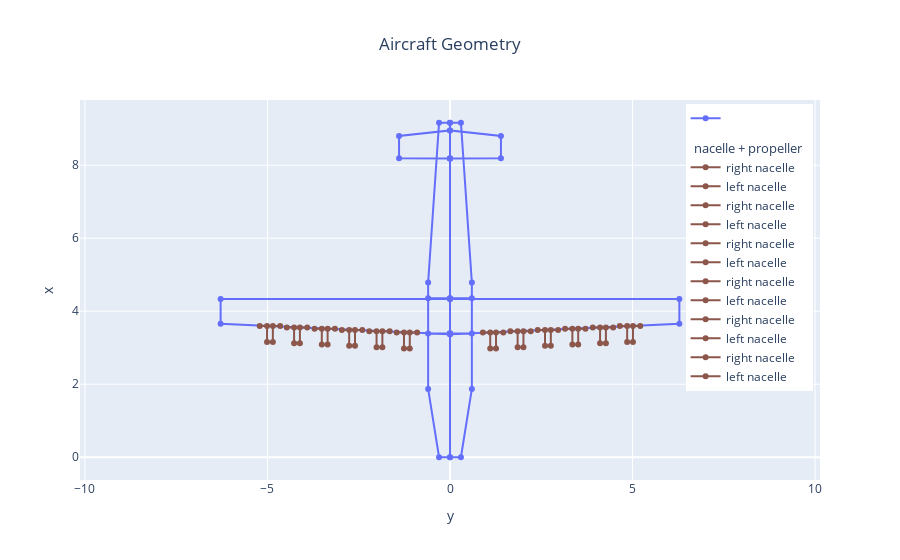

Notebook code cell kept with this figure:
### Markdown cell above
To quickly view the geometry of the aircraft, it is possible to use a some GUI functionality

### Code cell
from fastga.utils.postprocessing.analysis_and_plots import (
    aircraft_geometry_plot,
)

fig = aircraft_geometry_plot(OUTPUT_FILE)
fig.show()

### Figure 1 — Plotly figure (JSON) as saved in the notebook; plotly's stock layout.template omitted (floating-point values rounded to 4 significant figures)
{"data": [{"mode": "lines+markers", "name": "", "showlegend": true, "type": "scatter", "uid": "6eab987d-fcf6-4b7d-a6c0-97eea393e5d8", "x": [0, -0.2994, -0.5989, -0.5989, -0.2994, 0, 0, -0.5989, 0, -6.283, -6.283, 0, -0.5989, 0, 0, 0, -1.396, -1.396, 0, 0, 0, 0.2994, 0.5989, 0.5989, 0.2994, 0, 0, 0.5989, 0, 6.283, 6.283, 0, 0.5989, 0, 0, 0, 1.396, 1.396, 0, 0], "y": [0, 0, 1.873, 4.787, 9.163, 9.163, 3.387, 3.387, 3.366, 3.658, 4.337, 4.336, 4.357, 4.357, 3.387, 8.186, 8.191, 8.803, 8.952, 8.186, 0, 0, 1.873, 4.787, 9.163, 9.163, 3.387, 3.387, 3.366, 3.658, 4.337, 4.336, 4.357, 4.357, 3.387, 8.186, 8.191, 8.803, 8.952, 8.186]}, {"legendgroup": "nacelle", "legendgrouptitle": {"text": " nacelle + propeller"}, "line": {"color": "rgb(140, 86, 75)"}, "mode": "lines+markers", "name": "right nacelle", "type": "scatter", "uid": "4189b446-228f-40aa-b982-78658a300c18", "x": [-1.102, -1.102, -1.261, -1.261, -1.461, -0.9013], "y": [3.414, 2.98, 2.98, 3.414, 3.414, 3.414]}, {"legendgroup": "nacelle", "line": {"color": "rgb(140, 86, 75)"}, "mode": "lines+markers", "name": "left nacelle", "type": "scatter", "uid": "78718c4f-b433-44ca-a098-a1e3319b757a", "x": [1.102, 1.102, 1.261, 1.261, 1.461, 0.9013], "y": [3.414, 2.98, 2.98, 3.414, 3.414, 3.414]}, {"legendgroup": "nacelle", "legendgrouptitle": {"text": " nacelle + propeller"}, "line": {"color": "rgb(140, 86, 75)"}, "mode": "lines+markers", "name": "right nacelle", "type": "scatter", "uid": "dc3e721a-382c-4345-b18b-e021e3997545", "x": [-1.852, -1.852, -2.012, -2.012, -2.212, -1.652], "y": [3.45, 3.016, 3.016, 3.45, 3.45, 3.45]}, {"legendgroup": "nacelle", "line": {"color": "rgb(140, 86, 75)"}, "mode": "lines+markers", "name": "left nacelle", "type": "scatter", "uid": "7a0c53fd-6eea-4ee9-af56-284a42f8e555", "x": [1.852, 1.852, 2.012, 2.012, 2.212, 1.652], "y": [3.45, 3.016, 3.016, 3.45, 3.45, 3.45]}, {"legendgroup": "nacelle", "legendgrouptitle": {"text": " nacelle + propeller"}, "line": {"color": "rgb(140, 86, 75)"}, "mode": "lines+markers", "name": "right nacelle", "type": "scatter", "uid": "ecdd602c-3d93-4bfd-bdcf-acf93668ffba", "x": [-2.603, -2.603, -2.762, -2.762, -2.962, -2.402], "y": [3.486, 3.051, 3.051, 3.486, 3.486, 3.486]}, {"legendgroup": "nacelle", "line": {"color": "rgb(140, 86, 75)"}, "mode": "lines+markers", "name": "left nacelle", "type": "scatter", "uid": "4c049997-8956-4c33-a62b-780a4d03c637", "x": [2.603, 2.603, 2.762, 2.762, 2.962, 2.402], "y": [3.486, 3.051, 3.051, 3.486, 3.486, 3.486]}, {"legendgroup": "nacelle", "legendgrouptitle": {"text": " nacelle + propeller"}, "line": {"color": "rgb(140, 86, 75)"}, "mode": "lines+markers", "name": "right nacelle", "type": "scatter", "uid": "425b92fd-238b-403e-b431-bacdf81608b0", "x": [-3.352, -3.352, -3.512, -3.512, -3.712, -3.152], "y": [3.522, 3.087, 3.087, 3.522, 3.522, 3.522]}, {"legendgroup": "nacelle", "line": {"color": "rgb(140, 86, 75)"}, "mode": "lines+markers", "name": "left nacelle", "type": "scatter", "uid": "f0eefc81-e0ed-4dbf-a415-f56c1a632a97", "x": [3.352, 3.352, 3.512, 3.512, 3.712, 3.152], "y": [3.522, 3.087, 3.087, 3.522, 3.522, 3.522]}, {"legendgroup": "nacelle", "legendgrouptitle": {"text": " nacelle + propeller"}, "line": {"color": "rgb(140, 86, 75)"}, "mode": "lines+markers", "name": "right nacelle", "type": "scatter", "uid": "6820c25e-6e13-4d1f-a3b7-1d3c83677c67", "x": [-4.111, -4.111, -4.271, -4.271, -4.471, -3.911], "y": [3.558, 3.123, 3.123, 3.558, 3.558, 3.558]}, {"legendgroup": "nacelle", "line": {"color": "rgb(140, 86, 75)"}, "mode": "lines+markers", "name": "left nacelle", "type": "scatter", "uid": "0c0be12c-e6e6-4a06-abd9-bd7687b05de8", "x": [4.111, 4.111, 4.271, 4.271, 4.471, 3.911], "y": [3.558, 3.123, 3.123, 3.558, 3.558, 3.558]}, {"legendgroup": "nacelle", "legendgrouptitle": {"text": " nacelle + propeller"}, "line": {"color": "rgb(140, 86, 75)"}, "mode": "lines+markers", "name": "right nacelle", "type": "scatter", "uid": "89f51948-c97e-49b7-ae04-b9c5ac04f7d1", "x": [-4.853, -4.853, -5.012, -5.012, -5.212, -4.652], "y": [3.593, 3.159, 3.159, 3.593, 3.593, 3.593]}, {"legendgroup": "nacelle", "line": {"color": "rgb(140, 86, 75)"}, "mode": "lines+markers", "name": "left nacelle", "type": "scatter", "uid": "e082c07d-8a64-4abe-aa6d-80fa1ba49601", "x": [4.853, 4.853, 5.012, 5.012, 5.212, 4.652], "y": [3.593, 3.159, 3.159, 3.593, 3.593, 3.593]}], "layout": {"legend": {"x": 0.99, "xanchor": "right", "y": 0.99, "yanchor": "top"}, "title": {"text": "Aircraft Geometry", "x": 0.5}, "xaxis": {"title": {"text": "y"}}, "yaxis": {"scaleanchor": "x", "scaleratio": 1, "title": {"text": "x"}}}}
